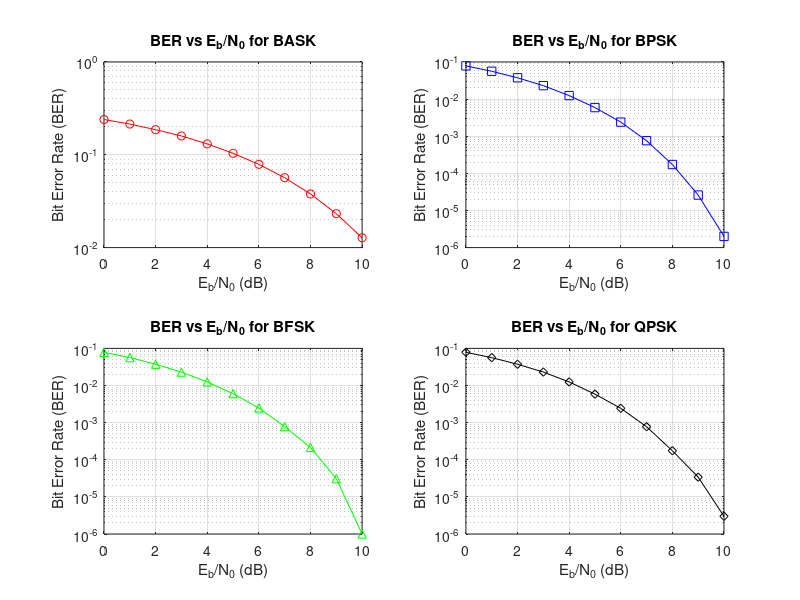

Source code (MATLAB):
% Parameters
N = 10^6; % Number of bits to transmit
Eb_N0_dB = 0:10; % Range of Eb/N0 values in dB

% Generate random binary data
data = randi([0 1], N, 1); 

% Initialize BER storage for all modulation types
BER_BASK = zeros(length(Eb_N0_dB),1);
BER_BPSK = zeros(length(Eb_N0_dB),1);
BER_BFSK = zeros(length(Eb_N0_dB),1);
BER_QPSK = zeros(length(Eb_N0_dB),1);

for i = 1:length(Eb_N0_dB)
    % Convert Eb/N0 from dB to linear scale
    Eb_N0 = 10^(Eb_N0_dB(i)/10); 
    noise_std_dev = 1/sqrt(2*Eb_N0); 
    
    %% BASK Modulation and Demodulation
    tx_BASK = data; % BASK: 0 -> 0, 1 -> 1
    noise_BASK = noise_std_dev * randn(N, 1);
    rx_BASK = tx_BASK + noise_BASK; 
    demod_BASK = rx_BASK >= 0.5; % Decision threshold = 0.5
    BER_BASK(i) = sum(data ~= demod_BASK) / N;
    
    %% BPSK Modulation and Demodulation
    tx_BPSK = 2*data - 1; % BPSK: 0 -> -1, 1 -> +1
    noise_BPSK = noise_std_dev * randn(N, 1);
    rx_BPSK = tx_BPSK + noise_BPSK; 
    demod_BPSK = rx_BPSK >= 0; % Decision threshold = 0
    BER_BPSK(i) = sum(data ~= demod_BPSK) / N;
    
    %% BFSK Modulation and Demodulation
    tx_BFSK = 2*data - 1; % BFSK: 0 -> -1, 1 -> +1 (frequency representation simplified)
    noise_BFSK = noise_std_dev * randn(N, 1);
    rx_BFSK = tx_BFSK + noise_BFSK;
    demod_BFSK = rx_BFSK >= 0; % Decision threshold = 0
    BER_BFSK(i) = sum(data ~= demod_BFSK) / N;
    
    %% QPSK Modulation and Demodulation
    data_QPSK = reshape(data, [], 2); % Reshape to pairs of bits
    tx_QPSK = 1/sqrt(2) * (2*data_QPSK(:,1) - 1 + 1i * (2*data_QPSK(:,2) - 1)); % QPSK Modulation
    noise_QPSK = (noise_std_dev/sqrt(2)) * (randn(length(tx_QPSK),1) + 1i*randn(length(tx_QPSK),1));
    rx_QPSK = tx_QPSK + noise_QPSK;
    demod_QPSK_real = real(rx_QPSK) >= 0; % Decision for real part
    demod_QPSK_imag = imag(rx_QPSK) >= 0; % Decision for imaginary part
    demod_QPSK = [demod_QPSK_real demod_QPSK_imag];
    demod_QPSK = demod_QPSK(:); % Reshape to original bit vector
    BER_QPSK(i) = sum(data ~= demod_QPSK) / N;
end

% Create subplots for each modulation scheme
figure;

% BASK
subplot(2, 2, 1);
semilogy(Eb_N0_dB, BER_BASK, 'r-o');
xlabel('E_b/N_0 (dB)');
ylabel('Bit Error Rate (BER)');
title('BER vs E_b/N_0 for BASK');
grid on;

% BPSK
subplot(2, 2, 2);
semilogy(Eb_N0_dB, BER_BPSK, 'b-s');
xlabel('E_b/N_0 (dB)');
ylabel('Bit Error Rate (BER)');
title('BER vs E_b/N_0 for BPSK');
grid on;

% BFSK
subplot(2, 2, 3);
semilogy(Eb_N0_dB, BER_BFSK, 'g-^');
xlabel('E_b/N_0 (dB)');
ylabel('Bit Error Rate (BER)');
title('BER vs E_b/N_0 for BFSK');
grid on;

% QPSK
subplot(2, 2, 4);
semilogy(Eb_N0_dB, BER_QPSK, 'k-d');
xlabel('E_b/N_0 (dB)');
ylabel('Bit Error Rate (BER)');
title('BER vs E_b/N_0 for QPSK');
grid on;
